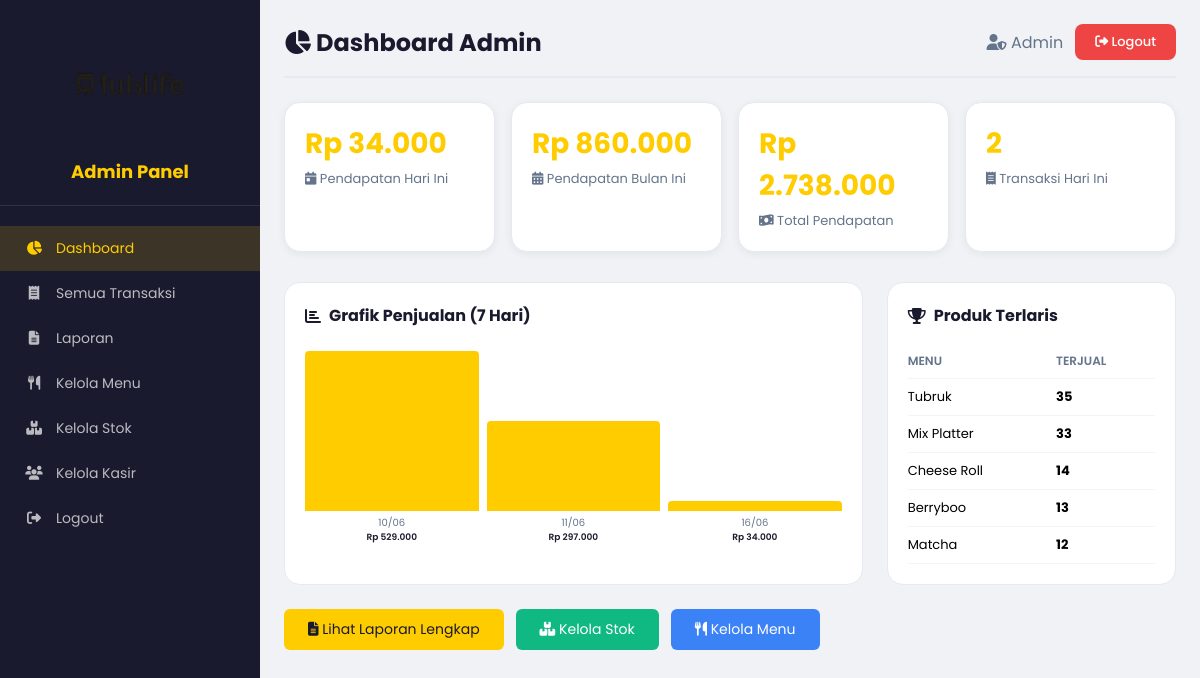
Screenshot of /admin/dashboard.php (signed in) with the database file from the repository.
### tables this page shows
CREATE TABLE `barang` (
  `id_barang` int NOT NULL,
  `nama_barang` varchar(100) DEFAULT NULL,
  `harga` int DEFAULT NULL,
  `stok` int DEFAULT '0',
  `tipe` varchar(50) DEFAULT NULL
);

### includes/fungsi.php (called while the page is built, shortened)
<?php
function rupiah($angka) {
    return "Rp " . number_format((float)$angka, 0, ',', '.');
}
function getPendapatanHariIni($conn) {
    $query = "SELECT COALESCE(SUM(total), 0) as total FROM transaksi
              WHERE DATE(tgl_transaksi) = CURDATE()";
    $result = mysqli_query($conn, $query);
    $data = mysqli_fetch_assoc($result);
    return $data['total'] ?? 0;
}
function getPendapatanBulanIni($conn) {
    $query = "SELECT COALESCE(SUM(total), 0) as total FROM transaksi
              WHERE MONTH(tgl_transaksi) = MONTH(CURDATE())
              AND YEAR(tgl_transaksi) = YEAR(CURDATE())";
    $result = mysqli_query($conn, $query);
    $data = mysqli_fetch_assoc($result);
    return $data['total'] ?? 0;
}
function getPendapatanTotal($conn) {
    $query = "SELECT COALESCE(SUM(total), 0) as total FROM transaksi";
    $result = mysqli_query($conn, $query);
    $data = mysqli_fetch_assoc($result);
    return $data['total'] ?? 0;
}
function getTotalTransaksiHariIni($conn) {
    $query = "SELECT COUNT(*) as total FROM transaksi
              WHERE DATE(tgl_transaksi) = CURDATE()";
    $result = mysqli_query($conn, $query);
    $data = mysqli_fetch_assoc($result);
    return $data['total'] ?? 0;
}
function getProdukTerlaris($conn, $limit = 5) {
    $query = "SELECT b.id_barang, b.nama_barang, b.harga,
              SUM(dt.jumlah) as total_terjual,
              SUM(dt.jumlah * b.harga) as total_pendapatan
              FROM detail_transaksi dt
              JOIN barang b ON b.id_barang = dt.id_barang
              GROUP BY b.id_barang, b.nama_barang, b.harga
              ORDER BY total_terjual DESC
              LIMIT $limit";
    return mysqli_query($conn, $query);
}
function getGrafikPenjualan($conn, $hari = 7) {
    $query = "SELECT
              DATE(tgl_transaksi) as tanggal,
              COUNT(*) as jumlah_transaksi,
              COALESCE(SUM(total), 0) as pendapatan
              FROM transaksi
              WHERE tgl_transaksi >= DATE_SUB(NOW(), INTERVAL $hari DAY)
              GROUP BY DATE(tgl_transaksi)
              ORDER BY tanggal ASC";
    return mysqli_query($conn, $query);
}
?>

### admin/dashboard.php (the view, shortened to what this page needs)
<?php
require_once '../config/database.php';
require_once '../includes/fungsi.php';
?>
<!DOCTYPE html>
<html lang="id">
<head>
    <link rel="stylesheet" href="https://cdnjs.cloudflare.com/ajax/libs/font-awesome/6.4.0/css/all.min.css">
</head>
<body>
<div class="admin-wrapper">
    <aside class="sidebar">
        <div class="logo">
            <img src="../assets/img/logop2.png" alt="Tuklife">
            <h3>Admin Panel</h3>
        </div>
        <ul>
            <li><a href="dashboard.php" class="active"><i class="fas fa-chart-pie"></i> Dashboard</a></li>
            <li><a href="transaksi.php"><i class="fas fa-receipt"></i> Semua Transaksi</a></li>
            <li><a href="laporan.php"><i class="fas fa-file-alt"></i> Laporan</a></li>
            <li><a href="menu.php"><i class="fas fa-utensils"></i> Kelola Menu</a></li>
            <li><a href="stok.php"><i class="fas fa-boxes"></i> Kelola Stok</a></li>
            <li><a href="kasir.php"><i class="fas fa-users"></i> Kelola Kasir</a></li>
            <li><a href="../logout.php"><i class="fas fa-sign-out-alt"></i> Logout</a></li>
        </ul>
    </aside>
    <main class="main-content">
        <div class="top-bar">
            <h1><i class="fas fa-chart-pie"></i> Dashboard Admin</h1>
            <div class="user-info">
                <span><i class="fas fa-user-shield"></i> <?= htmlspecialchars($_SESSION['nama'] ?? 'Admin') ?></span>
                <a href="../logout.php" class="btn-logout"><i class="fas fa-sign-out-alt"></i> Logout</a>
            </div>
        </div>
        <div class="stats-grid">
            <div class="stat-card">
                <div class="stat-value"><?= rupiah(getPendapatanHariIni($conn)) ?></div>
                <div class="stat-label"><i class="fas fa-calendar-day"></i> Pendapatan Hari Ini</div>
            </div>
            <div class="stat-card">
                <div class="stat-value"><?= rupiah(getPendapatanBulanIni($conn)) ?></div>
                <div class="stat-label"><i class="fas fa-calendar-alt"></i> Pendapatan Bulan Ini</div>
            </div>
            <div class="stat-card">
                <div class="stat-value"><?= rupiah(getPendapatanTotal($conn)) ?></div>
                <div class="stat-label"><i class="fas fa-money-bill-wave"></i> Total Pendapatan</div>
            </div>
            <div class="stat-card">
                <div class="stat-value"><?= getTotalTransaksiHariIni($conn) ?></div>
                <div class="stat-label"><i class="fas fa-receipt"></i> Transaksi Hari Ini</div>
            </div>
        </div>
        <div class="section-grid">
            <div class="card">
                <h3><i class="fas fa-chart-bar"></i> Grafik Penjualan (7 Hari)</h3>
                <div style="height:200px;display:flex;align-items:flex-end;gap:8px;padding-top:10px;">
                    <?php
                    $grafik = getGrafikPenjualan($conn, 7);
                    $maxPendapatan = 0;
                    $dataGrafik = [];
                    if ($grafik) {
                        while($row = mysqli_fetch_assoc($grafik)) {
                            $dataGrafik[] = $row;
                            if ($row['pendapatan'] > $maxPendapatan) $maxPendapatan = $row['pendapatan'];
                        }
                    }
                    foreach($dataGrafik as $row):
                        $tinggi = ($row['pendapatan'] / $maxPendapatan) * 160;
                    ?>
                    <div style="flex:1;text-align:center;display:flex;flex-direction:column;align-items:center;">
                        <div style="width:100%;height:<?= $tinggi ?>px;background:#ffcc00;border-radius:4px 4px 0 0;min-height:10px;"></div>
                        <div style="font-size:10px;color:#64748b;margin-top:4px;">
                            <?= date('d/m', strtotime($row['tanggal'])) ?>
                        </div>
                        <div style="font-size:9px;color:#1a1a2e;font-weight:600;">
                            <?= rupiah($row['pendapatan']) ?>
                        </div>
                    </div>
                    <?php endforeach; ?>
                </div>
            </div>
            <div class="card">
                <h3><i class="fas fa-trophy"></i> Produk Terlaris</h3>
                <table>
                    <thead>
                        <tr>
                            <th>Menu</th>
                            <th class="text-right">Terjual</th>
                        </tr>
                    </thead>
                    <tbody>
                        <?php
                        $produkTerlaris = getProdukTerlaris($conn, 5);
                        if ($produkTerlaris && mysqli_num_rows($produkTerlaris) > 0):
                            while($row = mysqli_fetch_assoc($produkTerlaris)):
                        ?>
                        <tr>
                            <td><?= htmlspecialchars($row['nama_barang']) ?></td>
                            <td class="text-right"><strong><?= $row['total_terjual'] ?></strong></td>
                        </tr>
                        <?php
                            endwhile;
                        endif; ?>
                    </tbody>
                </table>
            </div>
        </div>
        <div style="margin-top:24px;display:flex;gap:12px;flex-wrap:wrap;">
            <a href="laporan.php" class="btn-sm btn-primary-sm" style="padding:10px 24px;font-size:14px;">
                <i class="fas fa-file-alt"></i> Lihat Laporan Lengkap
            </a>
            <a href="stok.php" class="btn-sm btn-primary-sm" style="padding:10px 24px;font-size:14px;background:#10b981;color:#fff;">
                <i class="fas fa-boxes"></i> Kelola Stok
            </a>
            <a href="menu.php" class="btn-sm btn-primary-sm" style="padding:10px 24px;font-size:14px;background:#3b82f6;color:#fff;">
                <i class="fas fa-utensils"></i> Kelola Menu
            </a>
        </div>
    </main>
</div>
</body>
</html>

### admin/dashboard.php (style rules this page uses)
* { margin: 0; padding: 0; box-sizing: border-box; }
body { font-family: 'Poppins', sans-serif; background: #f0f2f5; }
.admin-wrapper { display: flex; min-height: 100vh; }
.sidebar { width: 260px; background: #1a1a2e; color: #fff; padding: 20px 0; position: fixed; height: 100vh; overflow-y: auto; }
.sidebar .logo { text-align: center; padding: 0 20px 20px; border-bottom: 1px solid rgba(255,255,255,0.1); }
.sidebar .logo img { max-width: 120px; height: auto; }
.sidebar .logo h3 { color: #ffcc00; margin-top: 10px; font-size: 18px; }
.sidebar ul { list-style: none; padding: 20px 0; }
.sidebar ul li a { display: flex; align-items: center; gap: 12px; padding: 12px 24px; color: rgba(255,255,255,0.7); text-decoration: none; transition: all 0.3s; font-size: 14px; }
.sidebar ul li a:hover, .sidebar ul li a.active { background: rgba(255,204,0,0.15); color: #ffcc00; }
.sidebar ul li a i { width: 20px; text-align: center; }
.main-content { margin-left: 260px; flex: 1; padding: 24px; }
.top-bar { display: flex; justify-content: space-between; align-items: center; margin-bottom: 24px; padding-bottom: 16px; border-bottom: 2px solid #e4e9f2; }
.top-bar h1 { font-size: 24px; color: #1a1a2e; }
.top-bar .user-info { display: flex; align-items: center; gap: 12px; }
.top-bar .user-info span { color: #64748b; }
.btn-logout { padding: 8px 20px; background: #ef4444; color: white; border: none; border-radius: 8px; cursor: pointer; font-size: 13px; font-weight: 500; transition: 0.2s; text-decoration: none; }
.stats-grid { display: grid; grid-template-columns: repeat(auto-fit, minmax(200px, 1fr)); gap: 16px; margin-bottom: 30px; }
.stat-card { background: white; padding: 20px; border-radius: 16px; box-shadow: 0 2px 8px rgba(0,0,0,0.06); border: 1px solid #e4e9f2; }
.stat-card .stat-value { font-size: 28px; font-weight: 700; color: #ffcc00; }
.stat-card .stat-label { font-size: 13px; color: #64748b; margin-top: 4px; }
.section-grid { display: grid; grid-template-columns: 2fr 1fr; gap: 24px; }
.card { background: white; border-radius: 16px; padding: 20px; border: 1px solid #e4e9f2; }
.card h3 { font-size: 16px; color: #1a1a2e; margin-bottom: 16px; display: flex; align-items: center; gap: 8px; }
.card table { width: 100%; font-size: 13px; border-collapse: collapse; }
.card table th, .card table td { padding: 8px 0; border-bottom: 1px solid #f1f5f9; text-align: left; }
.card table th { font-weight: 600; color: #64748b; font-size: 12px; text-transform: uppercase; }
.text-right { text-align: right; }
.btn-sm { padding: 4px 12px; font-size: 12px; border-radius: 6px; text-decoration: none; display: inline-block; }
.btn-primary-sm { background: #ffcc00; color: #1a1a2e; }

### rows the page displays
barang: nama_barang "Tubruk", total_terjual "35"
barang: nama_barang "Mix Platter", total_terjual "33"
barang: nama_barang "Cheese Roll", total_terjual "14"
barang: nama_barang "Berryboo", total_terjual "13"
barang: nama_barang "Matcha", total_terjual "12"

### other values shown
$_SESSION['nama'] "Admin"
rupiah(getPendapatanHariIni($conn)) "Rp 34.000"
rupiah(getPendapatanBulanIni($conn)) "Rp 860.000"
rupiah(getPendapatanTotal($conn)) "Rp 2.738.000"
getTotalTransaksiHariIni($conn) "2"
date('d/m', strtotime($row['tanggal'])) "10/06"
rupiah($row['pendapatan']) "Rp 529.000"
date('d/m', strtotime($row['tanggal'])) "11/06"
rupiah($row['pendapatan']) "Rp 297.000"
date('d/m', strtotime($row['tanggal'])) "16/06"
rupiah($row['pendapatan']) "Rp 34.000"
